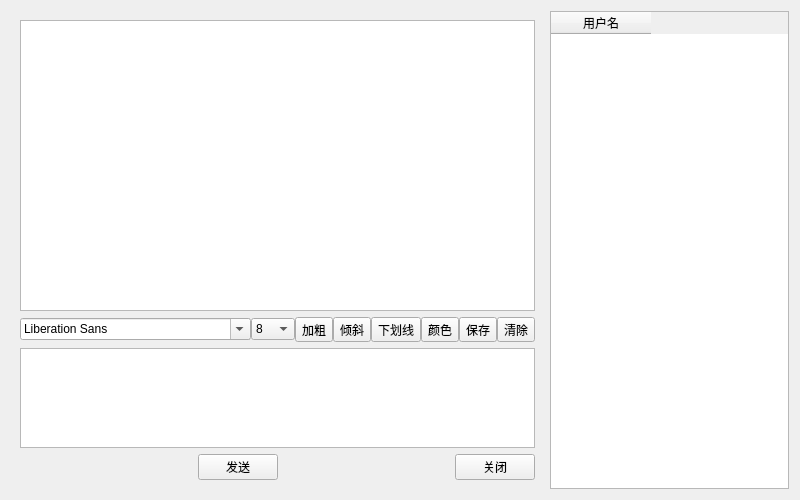
<?xml version="1.0" encoding="UTF-8"?>
<ui version="4.0">
 <class>Dialog</class>
 <widget class="QWidget" name="Dialog">
  <property name="geometry">
   <rect>
    <x>0</x>
    <y>0</y>
    <width>800</width>
    <height>500</height>
   </rect>
  </property>
  <property name="windowTitle">
   <string>Form</string>
  </property>
  <layout class="QHBoxLayout" name="horizontalLayout_3">
   <item>
    <widget class="QWidget" name="widget_3" native="true">
     <layout class="QVBoxLayout" name="verticalLayout">
      <item>
       <widget class="QTextBrowser" name="TB_Chat">
        <property name="sizePolicy">
         <sizepolicy hsizetype="Expanding" vsizetype="Expanding">
          <horstretch>0</horstretch>
          <verstretch>0</verstretch>
         </sizepolicy>
        </property>
       </widget>
      </item>
      <item>
       <widget class="QWidget" name="widget" native="true">
        <layout class="QHBoxLayout" name="horizontalLayout">
         <property name="spacing">
          <number>0</number>
         </property>
         <property name="leftMargin">
          <number>0</number>
         </property>
         <property name="topMargin">
          <number>0</number>
         </property>
         <property name="rightMargin">
          <number>0</number>
         </property>
         <property name="bottomMargin">
          <number>0</number>
         </property>
         <item>
          <widget class="QFontComboBox" name="FCB_Font">
           <property name="sizePolicy">
            <sizepolicy hsizetype="Preferred" vsizetype="Fixed">
             <horstretch>0</horstretch>
             <verstretch>0</verstretch>
            </sizepolicy>
           </property>
           <property name="maximumSize">
            <size>
             <width>300</width>
             <height>16777215</height>
            </size>
           </property>
          </widget>
         </item>
         <item>
          <widget class="QComboBox" name="CB_Size">
           <property name="sizePolicy">
            <sizepolicy hsizetype="Preferred" vsizetype="Fixed">
             <horstretch>0</horstretch>
             <verstretch>0</verstretch>
            </sizepolicy>
           </property>
           <property name="maximumSize">
            <size>
             <width>50</width>
             <height>16777215</height>
            </size>
           </property>
           <property name="currentText">
            <string>12</string>
           </property>
           <item>
            <property name="text">
             <string>8</string>
            </property>
           </item>
           <item>
            <property name="text">
             <string>9</string>
            </property>
           </item>
           <item>
            <property name="text">
             <string>10</string>
            </property>
           </item>
           <item>
            <property name="text">
             <string>11</string>
            </property>
           </item>
           <item>
            <property name="text">
             <string>12</string>
            </property>
           </item>
           <item>
            <property name="text">
             <string>13</string>
            </property>
           </item>
           <item>
            <property name="text">
             <string>14</string>
            </property>
           </item>
           <item>
            <property name="text">
             <string>15</string>
            </property>
           </item>
           <item>
            <property name="text">
             <string>16</string>
            </property>
           </item>
           <item>
            <property name="text">
             <string>17</string>
            </property>
           </item>
           <item>
            <property name="text">
             <string>18</string>
            </property>
           </item>
           <item>
            <property name="text">
             <string>19</string>
            </property>
           </item>
           <item>
            <property name="text">
             <string>20</string>
            </property>
           </item>
          </widget>
         </item>
         <item>
          <widget class="QToolButton" name="TB_Bold">
           <property name="text">
            <string>加粗</string>
           </property>
           <property name="icon">
            <iconset resource="images/images.qrc">
             <normaloff>:/images/bold.png</normaloff>:/images/bold.png</iconset>
           </property>
          </widget>
         </item>
         <item>
          <widget class="QToolButton" name="TB_Italic">
           <property name="text">
            <string>倾斜</string>
           </property>
           <property name="icon">
            <iconset resource="images/images.qrc">
             <normaloff>:/images/italic.png</normaloff>:/images/italic.png</iconset>
           </property>
          </widget>
         </item>
         <item>
          <widget class="QToolButton" name="TB_Underline">
           <property name="text">
            <string>下划线</string>
           </property>
           <property name="icon">
            <iconset resource="images/images.qrc">
             <normaloff>:/images/under.png</normaloff>:/images/under.png</iconset>
           </property>
          </widget>
         </item>
         <item>
          <widget class="QToolButton" name="TB_Color">
           <property name="text">
            <string>颜色</string>
           </property>
           <property name="icon">
            <iconset resource="images/images.qrc">
             <normaloff>:/images/color.png</normaloff>:/images/color.png</iconset>
           </property>
          </widget>
         </item>
         <item>
          <widget class="QToolButton" name="TB_Save">
           <property name="text">
            <string>保存</string>
           </property>
           <property name="icon">
            <iconset resource="images/images.qrc">
             <normaloff>:/images/save.png</normaloff>:/images/save.png</iconset>
           </property>
          </widget>
         </item>
         <item>
          <widget class="QToolButton" name="TB_Clear">
           <property name="text">
            <string>清除</string>
           </property>
           <property name="icon">
            <iconset resource="images/images.qrc">
             <normaloff>:/images/clear.png</normaloff>:/images/clear.png</iconset>
           </property>
          </widget>
         </item>
        </layout>
       </widget>
      </item>
      <item>
       <widget class="QTextEdit" name="TE_Message">
        <property name="maximumSize">
         <size>
          <width>16777215</width>
          <height>100</height>
         </size>
        </property>
       </widget>
      </item>
      <item>
       <widget class="QWidget" name="widget_2" native="true">
        <layout class="QHBoxLayout" name="horizontalLayout_2">
         <property name="spacing">
          <number>0</number>
         </property>
         <property name="leftMargin">
          <number>0</number>
         </property>
         <property name="topMargin">
          <number>0</number>
         </property>
         <property name="rightMargin">
          <number>0</number>
         </property>
         <property name="bottomMargin">
          <number>0</number>
         </property>
         <item>
          <spacer name="horizontalSpacer">
           <property name="orientation">
            <enum>Qt::Horizontal</enum>
           </property>
           <property name="sizeHint" stdset="0">
            <size>
             <width>153</width>
             <height>20</height>
            </size>
           </property>
          </spacer>
         </item>
         <item>
          <widget class="QPushButton" name="PB_Send">
           <property name="text">
            <string>发送</string>
           </property>
          </widget>
         </item>
         <item>
          <spacer name="horizontalSpacer_3">
           <property name="orientation">
            <enum>Qt::Horizontal</enum>
           </property>
           <property name="sizeHint" stdset="0">
            <size>
             <width>153</width>
             <height>20</height>
            </size>
           </property>
          </spacer>
         </item>
         <item>
          <widget class="QPushButton" name="PB_Close">
           <property name="text">
            <string>关闭</string>
           </property>
          </widget>
         </item>
        </layout>
       </widget>
      </item>
     </layout>
    </widget>
   </item>
   <item>
    <widget class="QTableWidget" name="TW_Users">
     <column>
      <property name="text">
       <string>用户名</string>
      </property>
     </column>
    </widget>
   </item>
  </layout>
 </widget>
 <resources>
  <include location="images/images.qrc"/>
  <include location="images/images.qrc"/>
  <include location="images/images.qrc"/>
 </resources>
 <connections/>
</ui>
